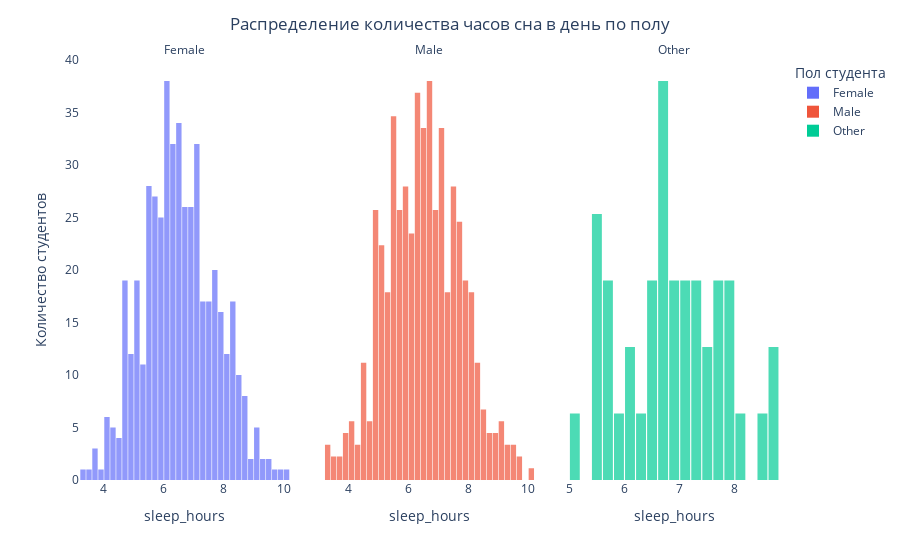

Here is the notebook cell this chart was saved with:
### Code cell
fig6 = px.histogram(
    df, 
    x='sleep_hours',
    facet_col='gender',
    color='gender',   
    opacity=0.7,   
    barmode='overlay',  
    facet_col_spacing=0.05, 
)

fig6.update_layout(
    title={
        'text': 'Распределение количества часов сна в день по полу',
        'x': 0.5,
    },
    legend = {'title': 'Пол студента'},
    yaxis_title='Количество студентов',
    showlegend=True,  
    plot_bgcolor='white', 
    bargap=0.1,
)


fig6.for_each_annotation(lambda a: a.update(text=a.text.split("=")[-1]))

fig6.update_xaxes(matches=None, showgrid=True)
fig6.update_yaxes(matches=None, showgrid=True)


fig6.show()

### Figure 1 — Plotly figure (JSON) as saved in the notebook; plotly's stock layout.template omitted (floating-point values rounded to 4 significant figures; data arrays with more than 128 entries replaced by an {"elided": "..."} marker saying what was removed)
{"data": [{"bingroup": "x", "hovertemplate": "gender=Female<br>sleep_hours=%{x}<br>count=%{y}<extra></extra>", "legendgroup": "Female", "marker": {"color": "#636efa", "opacity": 0.7, "pattern": {"shape": ""}}, "name": "Female", "orientation": "v", "showlegend": true, "type": "histogram", "x": {"elided": "481 float values"}, "xaxis": "x", "yaxis": "y"}, {"bingroup": "x", "hovertemplate": "gender=Male<br>sleep_hours=%{x}<br>count=%{y}<extra></extra>", "legendgroup": "Male", "marker": {"color": "#EF553B", "opacity": 0.7, "pattern": {"shape": ""}}, "name": "Male", "orientation": "v", "showlegend": true, "type": "histogram", "x": {"elided": "477 float values"}, "xaxis": "x2", "yaxis": "y2"}, {"bingroup": "x", "hovertemplate": "gender=Other<br>sleep_hours=%{x}<br>count=%{y}<extra></extra>", "legendgroup": "Other", "marker": {"color": "#00cc96", "opacity": 0.7, "pattern": {"shape": ""}}, "name": "Other", "orientation": "v", "showlegend": true, "type": "histogram", "x": [7.1, 6.0, 8.0, 6.9, 6.7, 6.6, 5.0, 6.3, 6.4, 5.5, 7.1, 6.6, 7.7, 5.5, 5.9, 6.6, 6.6, 7.9, 8.4, 7.8, 7.3, 6.8, 6.7, 7.8, 6.0, 5.6, 8.7, 5.6, 7.6, 6.8, 7.5, 5.7, 6.5, 7.3, 5.4, 6.5, 7.4, 5.5, 8.7, 7.2, 7.6, 7.0], "xaxis": "x3", "yaxis": "y3"}], "layout": {"annotations": [{"font": {}, "showarrow": false, "text": "Female", "x": 0.15, "xanchor": "center", "xref": "paper", "y": 1, "yanchor": "bottom", "yref": "paper"}, {"font": {}, "showarrow": false, "text": "Male", "x": 0.5, "xanchor": "center", "xref": "paper", "y": 1, "yanchor": "bottom", "yref": "paper"}, {"font": {}, "showarrow": false, "text": "Other", "x": 0.85, "xanchor": "center", "xref": "paper", "y": 1, "yanchor": "bottom", "yref": "paper"}], "bargap": 0.1, "barmode": "overlay", "legend": {"title": {"text": "Пол студента"}, "tracegroupgap": 0}, "margin": {"t": 60}, "plot_bgcolor": "white", "showlegend": true, "title": {"text": "Распределение количества часов сна в день по полу", "x": 0.5}, "xaxis": {"anchor": "y", "domain": [0, 0.3], "showgrid": true, "title": {"text": "sleep_hours"}}, "xaxis2": {"anchor": "y2", "domain": [0.35, 0.65], "showgrid": true, "title": {"text": "sleep_hours"}}, "xaxis3": {"anchor": "y3", "domain": [0.7, 1], "showgrid": true, "title": {"text": "sleep_hours"}}, "yaxis": {"anchor": "x", "domain": [0, 1], "showgrid": true, "title": {"text": "Количество студентов"}}, "yaxis2": {"anchor": "x2", "domain": [0, 1], "showgrid": true, "showticklabels": false}, "yaxis3": {"anchor": "x3", "domain": [0, 1], "showgrid": true, "showticklabels": false}}}
